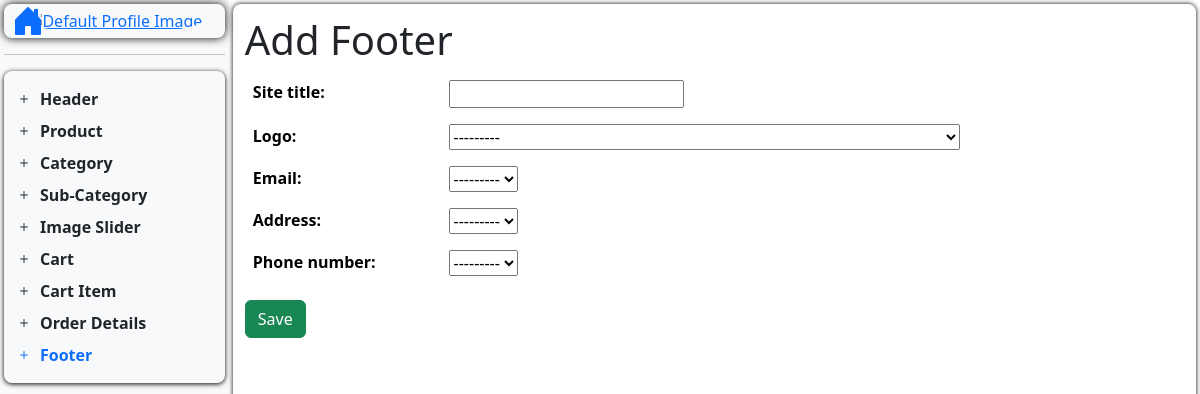
Page /dashboard/add_footer/ on the earlier database version.
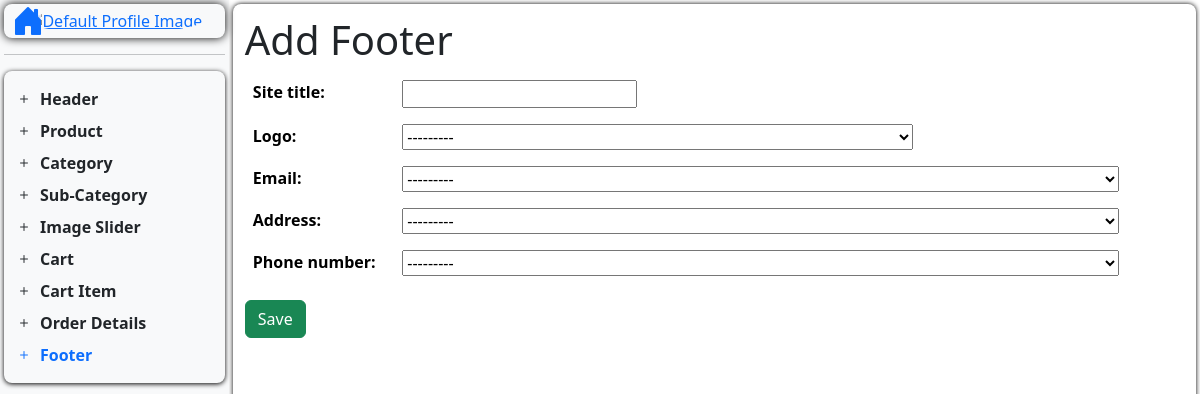
Same page on the later database version.
### nep_app/models.py (models this page shows)
class Other_Details(models.Model):
    Email = models.EmailField()
    Address = models.CharField(max_length=200)
    Phone_number = models.CharField(max_length=200)
    Facebook = models.CharField(max_length=200)
    Twitter = models.CharField(max_length=200)
    Instagram = models.CharField(max_length=200)
    def __str__(self) -> str:
        return f"{self.Email} - {self.Address} - {self.Phone_number} - {self.Facebook} - {self.Twitter} - {self.Instagram}"

### nep_app/views.py (the view)
# urls.py: path("dashboard/add_footer/", add_footer, name="add_footer"),
def add_footer(request):
    A_footer = AddFooterView()
    if request.method == "POST":
        if "submit_A_footer" in request.POST:
            A_footer = AddFooterView(request.POST, request.FILES)
            if A_footer.is_valid():
                A_footer.save()
                return redirect("add_footer")
    context = {"A_footer": A_footer}
    return render(request, "Dashboard/D_Content/add_footer.html", context)

### nep_app/forms.py
class AddFooterView(forms.ModelForm):
    class Meta:
        model = Footer
        fields = ['Site_title', 'logo', 'Email', 'Address', 'Phone_number']

### nep_app/models.py (called while the page is built)
    def __str__(self) -> str:
        return f"{self.header_image_left} - {self.header_image_right}"

### templates/Dashboard/D_Content/add_footer.html
{% extends "Dashboard/dashboard.html" %}
{% block add_footer %}
<h1>Add Footer</h1>
<table class="table table-borderless">
    {{A_footer.as_table}}
</table>
<button type="submit" name="submit_A_footer" class="btn btn-success">Save</button>
{% endblock %}

### templates/Dashboard/dashboard.html (shortened to what this page needs)
<!DOCTYPE html>
<html lang="en">
<head>
    <link rel="stylesheet" href="https://cdn.jsdelivr.net/npm/bootstrap-icons@1.11.1/font/bootstrap-icons.css"
>
    <link href="https://cdn.jsdelivr.net/npm/bootstrap@5.3.3/dist/css/bootstrap.min.css" rel="stylesheet"
>
    <link rel="stylesheet" href="https://cdnjs.cloudflare.com/ajax/libs/font-awesome/6.6.0/css/all.min.css"
 />
</head>
<body>
    <div>
        <div class="container" style="max-width: 100%; padding: 0;">
            <div class="d-flex">
                <div class="side-menu p-1 bg-light">
                    <div class="sub_side_menu rounded-3">
                        <div class="side_menu_top d-flex flex-column justify-content-center rounded-3">
                            <div class="position-absolute">
                                <a href="{% url 'home' %}">
                                    <i class="bi bi-house-door-fill px-2 py-0 fs-2"></i>
                                </a>
                            </div>
                            <div class="d-flex justify-content-center">
                                <a href="{% url 'dashboard' %}">
                                    {% if user.profile.profile_image %}
                                    <img id="p_icon" src="{{ user.profile.profile_image.url }}"
                                        alt="User Profile Image">
                                    {% else %}
                                    <img id="p_icon"
                                        src="https://preview.redd.it/zfohxnf8t3pa1.jpg?width=1024&format=pjpg&auto=webp&v=enabled&s=0f660e0a56476991ee3b97f2885d8c010fec5b97"
                                        alt="Default Profile Image">
                                    {% endif %}
                                </a>
                            </div>
                        </div>
                        <hr class="p-0">
                        <div class="side_menu_mid d-flex flex-column rounded-3">
                            <div class="row gap-2 p-3">
                                <a href="{% url 'add_header_mid' %}"
                                    class=" fw-bold dash_link nav-link text-start {% if request.resolver_match.url_name == 'header_mid' %} active text-primary {% endif %}"
                                    onclick="toggleDisplay('header_mid')"><i
                                        class="bi bi-plus fw-bold px-2 py-0"></i>Header</a>
                                <a href="{% url 'add_product' %}"
                                    class=" fw-bold dash_link nav-link text-start {% if request.resolver_match.url_name == 'add_product' %} active text-primary {% endif %} "
                                    onclick="toggleDisplay('Add_product')"><i
                                        class="bi bi-plus fw-bold px-2 py-0"></i>Product</a>
                                <a href="{% url 'add_category' %}"
                                    class=" fw-bold dash_link nav-link text-start {% if request.resolver_match.url_name == 'add_category' %} active text-primary {% endif %} "
                                    onclick="toggleDisplay('Add_category')"><i
                                        class="bi bi-plus fw-bold px-2 py-0"></i>Category</a>
                                <a href="{% url 'add_sub_category' %}"
                                    class=" fw-bold dash_link nav-link text-start {% if request.resolver_match.url_name == 'add_sub_category' %} active text-primary {% endif %} "
                                    onclick="toggleDisplay('Add_sub_category')"><i
                                        class="bi bi-plus fw-bold px-2 py-0"></i>Sub-Category</a>
                                <a href="{% url 'add_image_slider' %}"
                                    class=" fw-bold dash_link nav-link text-start {% if request.resolver_match.url_name == 'add_image_slider' %} active text-primary {% endif %}"
                                    onclick="toggleDisplay('Add_image_slider')"><i
                                        class="bi bi-plus fw-bold px-2 py-0"></i>Image Slider</a>
                                <a href="{% url 'add_cart' %}"
                                    class=" fw-bold dash_link nav-link text-start {% if request.resolver_match.url_name == 'add_cart' %} active text-primary {% endif %} "
                                    onclick="toggleDisplay('Add_cart')"><i
                                        class="bi bi-plus fw-bold px-2 py-0"></i>Cart</a>
                                <a href="{% url 'add_cart_item' %}"
                                    class=" fw-bold dash_link nav-link text-start {% if request.resolver_match.url_name == 'add_cart_item' %} active text-primary {% endif %} "
                                    onclick="toggleDisplay('Add_cart_item')"><i
                                        class="bi bi-plus fw-bold px-2 py-0"></i>Cart Item</a>
                                <a href="{% url 'add_other_detail' %}"
                                    class=" fw-bold dash_link nav-link text-start {% if request.resolver_match.url_name == 'add_other_detail' %} active text-primary {% endif %}"
                                    onclick="toggleDisplay('add_other_detail')"><i
                                        class="bi bi-plus fw-bold px-2 py-0"></i>Order Details</a>
                                <a href="{% url 'add_footer' %}"
                                    class=" fw-bold dash_link nav-link text-start {% if request.resolver_match.url_name == 'add_footer' %} active text-primary {% endif %}"
                                    onclick="toggleDisplay('add_footer')"><i
                                        class="bi bi-plus fw-bold px-2 py-0"></i>Footer</a>
                            </div>
                        </div>
                    </div>
                </div>
                <div class="right-content p-1">
                    <div class="sub_right_content p-1 rounded-3">
                        <div class=" p-2">
                            <div>
                                <form action="{% if request.resolver_match.url_name == 'add_header_mid' %}
                                                {% url 'add_header_mid' %}
                                            {% elif request.resolver_match.url_name == 'add_product' %}
                                                {% url 'add_product' %}
                                            {% elif request.resolver_match.url_name == 'add_category' %}
                                                {% url 'add_category' %}
                                            {% elif request.resolver_match.url_name == 'add_sub_category' %}
                                                {% url 'add_sub_category' %}
                                            {% elif request.resolver_match.url_name == 'add_image_slider' %}
                                                {% url 'add_image_slider' %}
                                            {% elif request.resolver_match.url_name == 'add_cart' %}
                                                {% url 'add_cart' %}
                                            {% elif request.resolver_match.url_name == 'add_cart_item' %}
                                                {% url 'add_cart_item' %}
                                            {% elif request.resolver_match.url_name == 'add_other_detail' %}
                                                {% url 'add_other_detail' %}
                                            {% elif request.resolver_match.url_name == 'add_footer' %}
                                                {% url 'add_footer' %}
                                            {% else %}
                                                {% url 'dashboard' %}
                                            {% endif %}" method="POST" enctype="multipart/form-data">
                                    {% block add_footer %} {% endblock %}
                                </form>
                            </div>
                        </div>
                    </div>
                </div>
            </div>
        </div>
    </div>
</body>
</html>

### templates/Dashboard/dashboard.html (style rules this page uses)
* { margin: 0; padding: 0; max-width: 100%; box-sizing: border-box; }
.side-menu { width: 20%; height: 100vh; }
.side_menu_top { box-shadow: 0px 0px 10px #000; }
.side_menu_mid { margin-top: 10px; box-shadow: 0px 1px 5px #000; }
.right-content { width: 85%; height: 100vh; padding: 10px; overflow-y: auto; }
#p_icon { height: 60px; width: 60px; object-fit: cover; border-radius: 50%; margin: 5px; }
.sub_side_menu { height: 100%; }
.sub_right_content { height: 100%; box-shadow: 0px 0px 5px black; }

Differences in the rows shown:
added Other_Details: Email "---------", Address "---------", Phone_number "---------"
Other differences:
form field Email: "---------" → (not shown)
form field Address: "---------" → (not shown)
form field Phone_number: "---------" → (not shown)
